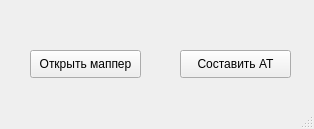
<?xml version="1.0" encoding="UTF-8"?>
<ui version="4.0">
 <class>MainWindow</class>
 <widget class="QMainWindow" name="MainWindow">
  <property name="geometry">
   <rect>
    <x>0</x>
    <y>0</y>
    <width>314</width>
    <height>129</height>
   </rect>
  </property>
  <property name="windowTitle">
   <string>Создание АТ ТК</string>
  </property>
  <widget class="QWidget" name="centralwidget">
   <widget class="QPushButton" name="btn_mapper">
    <property name="geometry">
     <rect>
      <x>30</x>
      <y>50</y>
      <width>111</width>
      <height>28</height>
     </rect>
    </property>
    <property name="text">
     <string>Открыть маппер</string>
    </property>
   </widget>
   <widget class="QPushButton" name="btn_create">
    <property name="geometry">
     <rect>
      <x>180</x>
      <y>50</y>
      <width>111</width>
      <height>28</height>
     </rect>
    </property>
    <property name="text">
     <string>Составить АТ</string>
    </property>
   </widget>
  </widget>
  <widget class="QStatusBar" name="statusbar"/>
 </widget>
 <resources/>
 <connections/>
</ui>
